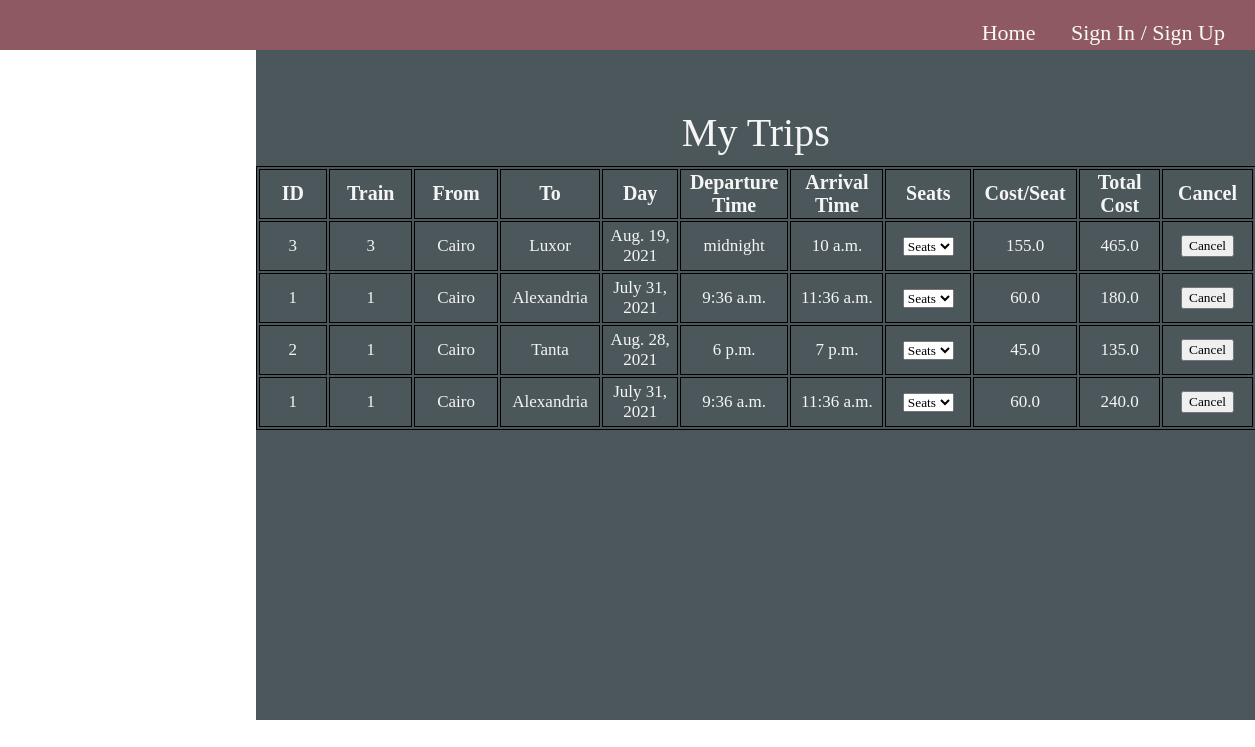
The app's page /My-Trips/2/ with its own data.
### blog/models.py (models this page shows, shortened)
class Book(models.Model):
    trip = models.ForeignKey(
        Trip, on_delete=models.CASCADE, related_name="BookTrips", null=False)
    user = models.ForeignKey(
        User, on_delete=models.CASCADE, related_name="BookUser", null=False)
    seatTrain = models.ManyToManyField(Seat, null=True)
    seats = models.IntegerField(default=0)

class Trip(models.Model):
    train = models.ForeignKey(
        Train, on_delete=models.CASCADE, related_name="TripTrain")
    source = models.ForeignKey(
        Station, on_delete=models.CASCADE, related_name="TripSource", null=False)
    destination = models.ForeignKey(
        Station, on_delete=models.CASCADE, related_name="TripDest", null=False)
    day = models.DateField(null=False)
    start_Time = models.TimeField(null=False)
    end_Time = models.TimeField(null=False)
    price = models.FloatField(null=False, default=0)
    Remaining_seats = models.IntegerField(default=0, editable=False)
    seats = models.IntegerField(default=0, editable=False)

class Train(models.Model):
    Number_of_seats = models.IntegerField(default=0)
    source = models.ForeignKey(
        Station, on_delete=models.CASCADE, related_name="TrainSource", null=False)
    destination = models.ForeignKey(
        Station, on_delete=models.CASCADE, related_name="TrainDest", null=False)

class Station(models.Model):
    id = models.IntegerField(default=-1, primary_key=True)
    stationName = models.CharField(max_length=15)

### blog/views.py (the view)
# urls.py: path('My-Trips/<id>/', views.myTrips, name='myTrips'),
def myTrips(request, id):
    book = Book.objects.filter(user=id)
    return render(request, "sitePages/myTrips.html", {'books': book})

### blog/tags/tags.py (called while the page is built)
@register.simple_tag
def bookSeat(book):
    seats = book.seatTrain.all()
    return seats

@register.simple_tag
def bookPrice(book):
    count = book.seatTrain.count()
    price = count * book.trip.price
    return price

### templates/sitePages/myTrips.html (shortened to what this page needs)
{% extends "base.html" %}
{% load static %}
{% load tags %}
{% block head %}
<link rel="stylesheet" href="{% static 'css/myTrips.css' %}">
{% endblock%}
{% block content %}
<div class="trips" style="overflow: auto;">
    <p>My Trips</p>
    <table id="tripsTable">
        <tr>
            <th>ID</th>
            <th>Train</th>
            <th>From</th>
            <th>To</th>
            <th>Day</th>
            <th>Departure Time</th>
            <th>Arrival Time</th>
            <th>Seats</th>
            <th>Cost/Seat</th>
            <th>Total Cost</th>
            <th>Cancel</th>
        </tr>
        {% for book in books %}
        <tr id="{{book.id}}">
            <td>{{book.trip.id}}</td>
            <td>{{book.trip.train.id}}</td>
            <td>{{book.trip.source.stationName}}</td>
            <td>{{book.trip.destination.stationName}}</td>
            <td>{{book.trip.day}}</td>
            <td>{{book.trip.start_Time}}</td>
            <td>{{book.trip.end_Time}}</td>
            <td>
                <select>
                    <option selected hidden>Seats</option>
                    {% bookSeat book as seats %}
                </select>
            </td>
            <td>{{book.trip.price}}</td>
            {% bookPrice book as pr %}
            <td>{{pr}}</td>
            <td><button class="cancel" data-id='{{book.id}}' data-user="{{user.id}}">Cancel</button></td>
        </tr>
        {% empty %}
        <tr id="notrip">
            <td colspan="10">No Books</td>
        </tr>
        {% endfor %}
    </table>
</div>
{% endblock content %}

### static/css/basePage.css (style rules this page uses)
* { box-sizing: border-box; font-family: "Wire+One", serif; }

### static/css/myTrips.css (style rules this page uses)
* { box-sizing: border-box; }
.trips p { font-family: 'Times New Roman', Times, serif; font-size: 40px; color: whitesmoke; text-align: center; padding-top: 0.5px; }
.trips { margin-top: 4%; margin-left: 20%; background: rgba(1, 17, 24, 0.7); width: 1000px; height: 670px; overflow: scroll; }
table, th, td { margin-top: -3%; border: 1px solid black; table-layout: fixed; text-align: center; }
th { width: 133.3px; height: 40px; font-size: 20px; color: whitesmoke; font-weight: bold; }
td { width: 114.28px; height: 50px; font-size: 17px; color: whitesmoke; }

### records on screen
Book: trip.id "3", trip.train.id "3", trip.source.stationName "Cairo", trip.destination.stationName "Luxor", trip.day "Aug. 19, 2021", trip.start_Time "midnight", trip.end_Time "10 a.m.", trip.price "155.0", pr "465.0"
Book: trip.id "1", trip.train.id "1", trip.source.stationName "Cairo", trip.destination.stationName "Alexandria", trip.day "July 31, 2021", trip.start_Time "9:36 a.m.", trip.end_Time "11:36 a.m.", trip.price "60.0", pr "180.0"
Book: trip.id "2", trip.train.id "1", trip.source.stationName "Cairo", trip.destination.stationName "Tanta", trip.day "Aug. 28, 2021", trip.start_Time "6 p.m.", trip.end_Time "7 p.m.", trip.price "45.0", pr "135.0"
Book: trip.id "1", trip.train.id "1", trip.source.stationName "Cairo", trip.destination.stationName "Alexandria", trip.day "July 31, 2021", trip.start_Time "9:36 a.m.", trip.end_Time "11:36 a.m.", trip.price "60.0", pr "240.0"
